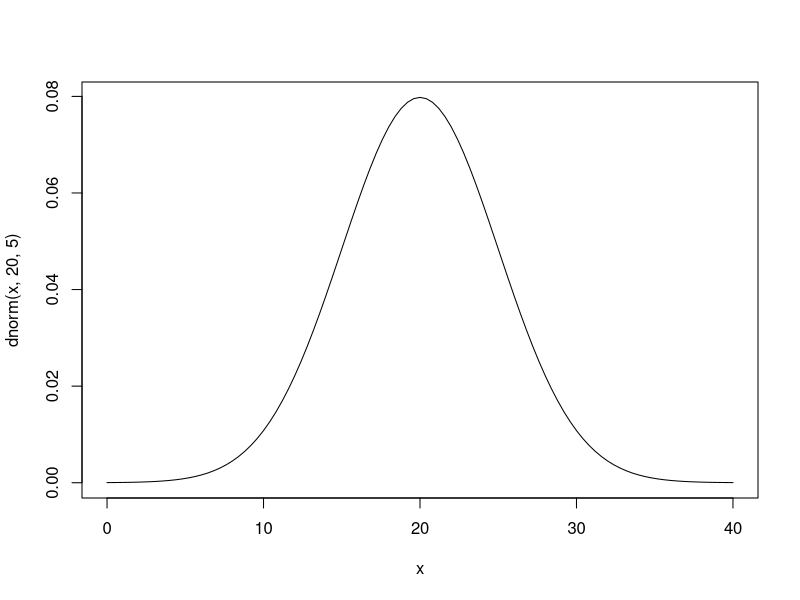
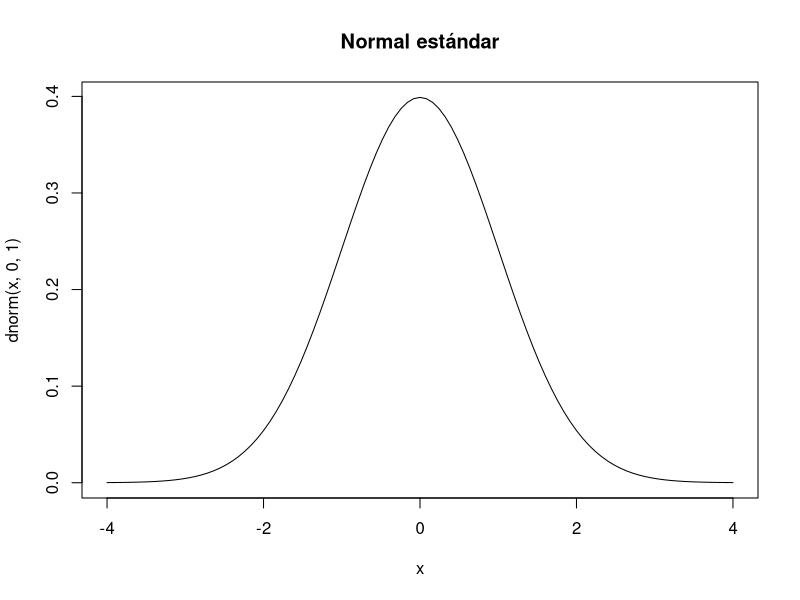

Recreate these plots in R, in order.
## ---- chunk 1
pp<-1:30
pp
## ---- chunk 2
curve(dnorm(x,20,5),xlim=c(0,40))
## ---- chunk 3
curve(dnorm(x,0,1),xlim=c(-4,4),main="Normal estándar")
